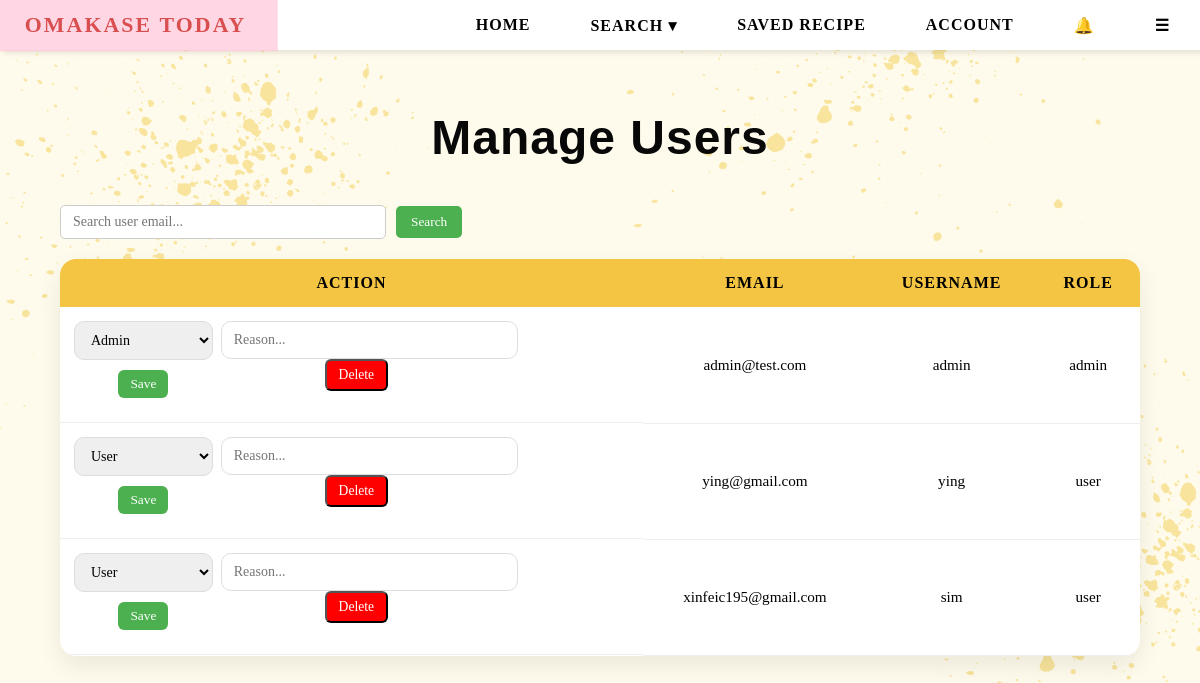
Screenshot of /admin/users (signed in) with the database file from the repository.
### tables this page shows
CREATE TABLE users (
        email TEXT PRIMARY KEY,
        username TEXT,
        password TEXT,
        bio TEXT,
        profile_pic TEXT,
        role TEXT DEFAULT 'user'
    , reset_token TEXT, reset_used INTEGER DEFAULT 0, reset_viewed INTEGER DEFAULT 0);

### app.py (the view)
@app.route("/admin/users")
def admin_users():
    if session.get("role") != "admin":
        return "403 Forbidden"
    conn = sqlite3.connect(DB_PATH)
    c = conn.cursor()
    c.execute("SELECT email, username, role FROM users")
    users = c.fetchall()
    conn.close()
    return render_template("admin_users.html", users=users)

### app.py (called while the page is built)
@app.context_processor
def inject_notifications():
    if "user" not in session:
        return dict(
            new_notifications=[],
            old_notifications=[],
            notif_count=0
        )
    conn = sqlite3.connect(DB_PATH)
    c = conn.cursor()
    c.execute("""
        SELECT message, is_read, created_at
        FROM notifications
        WHERE user_email = ?
        ORDER BY created_at DESC
        LIMIT 5
    """, (session["user"],))
    rows = c.fetchall()
    new_notifs = [n for n in rows if n[1] == 0]
    old_notifs = [n for n in rows if n[1] == 1]
    c.execute("""
        SELECT COUNT(*) FROM notifications
        WHERE user_email = ? AND is_read = 0
    """, (session["user"],))
    count = c.fetchone()[0]
    conn.close()
    return dict(
        new_notifications=new_notifs,
        old_notifications=old_notifs,
        notif_count=count
    )

### templates/admin_users.html (shortened to what this page needs)
{% extends "base.html" %}
{% block content %}
<div class="admin-users-wrapper">
    <h1 class="admin-title">Manage Users</h1>
    <div class="admin-controls">
        <input type="text" id="userSearch" class="search-input"
            placeholder="Search user email...">
        <button onclick="filterUsers()" class="search-btn">
            Search
        </button>
    </div>
    <table class="users-table">
        <thead>
            <tr>
                <th>ACTION</th>
                <th>EMAIL</th>
                <th>USERNAME</th>
                <th>ROLE</th>
            </tr>
        </thead>
        <tbody id="userBody">
            {% for u in users %}
            <tr>
                <td style="display:flex; gap:8px; flex-wrap:wrap;">
                    <form action="/admin/users/update/{{ u[0] }}" method="POST">
                        <select name="role">
                            <option value="user" {% if u[2]=='user' %}selected{% endif %}>User</option>
                            <option value="admin" {% if u[2]=='admin' %}selected{% endif %}>Admin</option>
                        </select>
                        <button type="submit" class="update-btn">Save</button>
                    </form>
                    <form action="/admin/delete/{{ u[0] }}" method="POST"
                          onsubmit="return confirmDelete(this)">
                        <input type="text" name="reason"
                               placeholder="Reason..."
                               required
                               class="reason-input">
                        <button type="submit" class="delete-btn">
                            Delete
                        </button>
                    </form>
                </td>
                <td>{{ u[0] }}</td>
                <td>{{ u[1] }}</td>
                <td>{{ u[2] }}</td>
            </tr>
            {% endfor %}
        </tbody>
    </table>
</div>
{% endblock %}

### templates/base.html (shortened to what this page needs)
<!DOCTYPE html>
<html lang="en">
<head>
    <link rel="stylesheet" href="{{ url_for('static', filename='css/style.css') }}">
</head>
<body>
<nav>
    <ul>
        <li><a href="{{ url_for('home') }}">Omakase Today</a></li>
        <li class="hideOnMobile"><a href="{{ url_for('home') }}">HOME</a></li>
        <li class="hideOnMobile dropdown">
            <a href="javascript:void(0)" class="dropbtn">SEARCH ▾</a>
        </li>
        <li class="hideOnMobile"><a href="{{ url_for('saved_recipes') }}">SAVED RECIPE</a></li>
        <li class="hideOnMobile"><a href="{{ url_for('profile') }}">ACCOUNT</a></li>
        <li class="notif-wrapper">
            <a href="#" class="notif-icon" onclick="toggleNotif(event)">
                🔔
            </a>
        </li>
        <li class="menu-button" onclick=showSidebar()><a href="#">☰</a></li>
    </ul>
</nav>
{% block content %}{% endblock %}
</body>
</html>

### static/css/style.css (style rules this page uses)
* { margin: 0; padding: 0; font-family: 'DM Serif Display', serif; }
html { text-align: center; }
body { height: 100%; background-image: url(../css/picture/background.png); background-size: cover; margin: 0; }
nav { background-color: white; box-shadow: 3px 3px 5px rgba(0, 0 ,0, 0.1); }
nav ul { width: 100%; list-style: none; display: flex; justify-content: flex-end; align-items: center; }
nav li { height: 50px; }
nav a { height: 100%; padding: 0 30px; text-decoration: none; display: flex; align-items: center; color: black; font-weight: 600; text-transform: uppercase; transition: all 0.3s wease; letter-spacing: 1px; }
nav li:first-child { margin-right: auto; }
nav li:first-child a { font-size: 1.3rem; font-weight: 800; letter-spacing: 2px; color: #d94f4f; }
.notif-wrapper { position: relative; }
h1 { font-family: 'Fredoka', sans-serif; font-weight: 700; font-size: 3rem; margin-bottom: 15px; color: #111; }
.dropdown { position: relative; }
body { background-color: #fdfae5; }
a { text-decoration: none; }
h1 { margin-top: 50px !important; text-align: center !important; }
.admin-title { text-align: left; font-size: 3rem; margin-bottom: 40px; color: #080808; letter-spacing: 1px; }
.admin-users-wrapper { width: 90%; margin: 60px auto; text-align: center; }
.users-table { width: 100%; border-collapse: collapse; margin-top: 20px; background: white; border-radius: 16px; overflow: hidden; box-shadow: 0 10px 25px rgba(0,0,0,0.08); }
.users-table thead { background: #f4c542; color: black; }
.users-table th { padding: 15px; font-size: 1rem; letter-spacing: 1px; }
.users-table td { padding: 14px; border-bottom: 1px solid #eee; font-size: 0.95rem; }
.users-table tbody tr { transition: 0.2s; }
.admin-controls { margin-bottom: 20px; display: flex; gap: 10px; align-items: center; }
.search-input { padding: 8px 12px; width: 300px; border-radius: 5px; border: 1px solid #ccc; font-size: 14px; outline: none; transition: border-color 0.3s; }
.search-btn { padding: 8px 15px; background: #4CAF50; color: white; border: none; border-radius: 5px; cursor: pointer; }
.delete-btn { padding: 6px 12px; background: red; color: white; border-radius: 6px; text-decoration: none; font-size: 0.85rem; }
.update-btn { background-color: #4CAF50; color: white; padding: 6px 12px; border: none; border-radius: 6px; cursor: pointer; margin: 10px 0; }
input, textarea, select { width: 100%; padding: 10px 12px; border-radius: 10px; border: 1px solid #ddd; font-size: 14px; transition: all 0.2s ease; }

### rows the page displays
users: role "Admin", email "admin@test.com", username "admin", role "admin"
users: role "User", email "ying@gmail.com", username "ying", role "user"
users: role "User", email "xinfeic195@gmail.com", username "sim", role "user"
